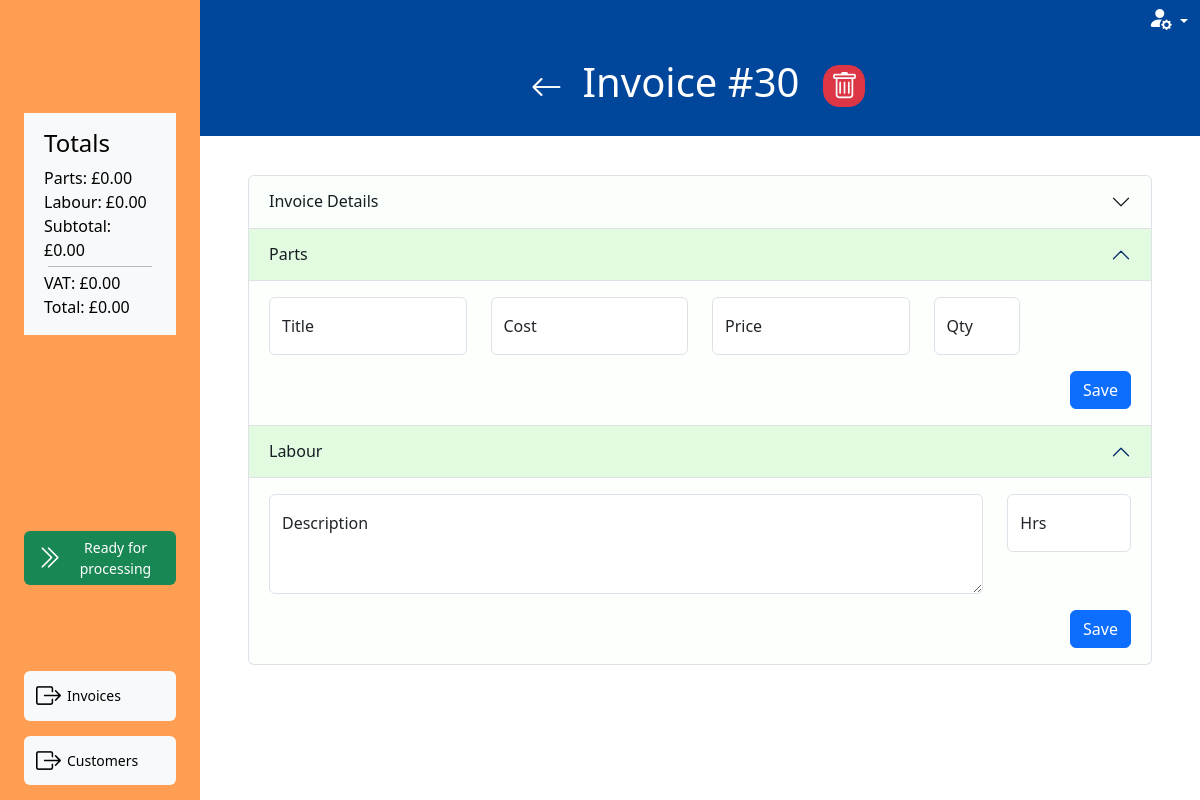
/invoices/invoice_select/a67818a710d0, run on an earlier commit of the app's database.
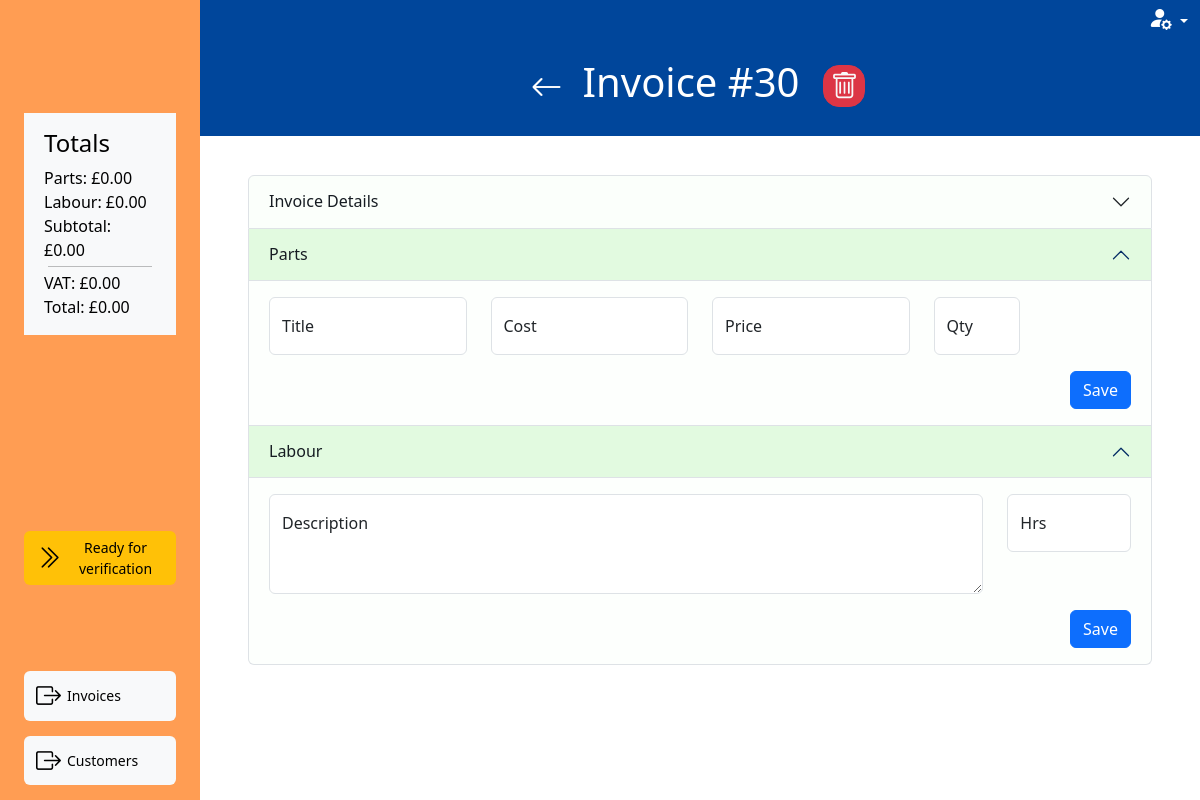
And on a later commit of the database.
### invoice/views.py (the view)
# urls.py: path('invoice_select/<slug:slug>', views.invoice_summary, name='invoice_summary'),
def invoice_summary(request, slug):
    invoice = get_object_or_404(Invoice, slug=slug)
    invoice_form = InvoiceForm(instance=invoice)
    parts = Part.objects.filter(invoice=invoice.id)
    part_formset = PartFormSet(queryset=parts, instance=invoice, prefix='parts')
    part_formset.helper = BasePartFormSetHelper()
    labour = Labour.objects.filter(invoice=invoice.id)
    labour_formset = LabourFormSet(queryset=labour, instance=invoice, prefix='labour')
    labour_formset.helper = BaseLabourFormSetHelper()
    if request.method == 'POST':
        if 'parts-TOTAL_FORMS' in request.POST:
            part_formset = PartFormSet(request.POST, queryset=parts, instance=invoice, prefix='parts')
            if part_formset.is_valid():
                instances = part_formset.save(commit=False)
                for form in part_formset:
                    if form.cleaned_data.get('DELETE'):
                        instance=form.instance
                        instance.delete()
                    else:
                        part_formset.save()
                messages.success(request, 'Parts changes saved successfully.')
                return redirect('invoice_summary', slug=slug)
            else:
                messages.error(request, 'Parts form validation failed. Please check your input.')
                return redirect(reverse('invoice_summary', args=[invoice.slug]))
        elif 'labour-TOTAL_FORMS' in request.POST:
            labour = Labour.objects.filter(invoice=invoice.id)
            labour_formset = LabourFormSet(request.POST, queryset=labour, instance=invoice, prefix='labour')
            if labour_formset.is_valid():
                instances = labour_formset.save(commit=False)
                for form in labour_formset:
                    if form.cleaned_data.get('DELETE'):
                        instance = form.instance
                        instance.delete()
                    else:
                        form.save()
                messages.success(request, 'Labour changes saved successfully.')
                return redirect('invoice_summary', slug=slug)
            else:
                messages.error(request, 'Labour form validation failed. Please check your input.')
                return redirect(reverse('invoice_summary', args=[invoice.slug]))
    else:
        part_formset = PartFormSet(queryset=parts, instance=invoice, prefix='parts')
        part_formset.helper = BasePartFormSetHelper()
        labour_formset = LabourFormSet(queryset=labour, instance=invoice, prefix='labour')
        labour_formset.helper = BaseLabourFormSetHelper()
    status_class_map = {
        1: 'light',
        2: 'success',
        3: 'warning',
        4: 'danger',
        5: 'light'
    }
    context = {
        'item': invoice,
        'previous_url': 'invoice_list',
        'part_formset': part_formset,
        'labour_formset': labour_formset,
        'parts_list': parts,
        'labour_list': labour,
        'edit_invoice_form': invoice_form,
        'status_class_map': status_class_map,
        'available_status_map': available_status_full_dict_map
    }
    return render(request, 'invoice/invoice_summary.html', context)

### customer/models.py (called while the page is built)
    def __str__(self):
        return self.name

    def __str__(self):
        return self.registration

### invoice/context_processors.py (called while the page is built)
def user_creds(request):
    return {
        'Mechanic': request.user.groups.filter(name='Mechanic').exists(),
        'Accounts': request.user.groups.filter(name='Accounts').exists(),
        'Foreman': request.user.groups.filter(name='Foreman').exists(),
    }

### invoice/forms.py (called while the page is built, shortened)
def add_or_edit_path(slug, type):
    if slug:
        path = reverse('edit_'+type, args=[slug])
    else:
        path = reverse('create_'+type)
    return path

def add_or_edit_modal(slug, type, layout):
    if slug:
        layout
    return  layout

    def create_option(self, name, value, label, selected, index, subindex=None, attrs=None):
        option = super().create_option(
            name, value, label, selected, index, subindex=subindex, attrs=attrs)
        try:
            instance = self.choices.queryset.get(pk=value.value)
            option_fk = instance.customer.id
            if option_fk:
                option['attrs']['class'] = option_fk
        except:
            option['attrs']['class'] = 'no_customer'
        return option

### invoice/templates/invoice/invoice_summary.html (shortened to what the changed rows need)
{% extends "base_dashboard.html" %}
{% load static %}
{% load crispy_forms_tags %}
{% load custom_tags %}
{% block css %}
{{block.super}}
<link rel="stylesheet" href="{% static 'invoice/css/invoice.css' %}">
{% endblock %}
{% block page_heading %}Invoice #{{item.id}}{% endblock %}
{% block side_menu_action_items %}
<form action="{% url 'invoice_list' %}" method="POST" id="invoice_change_status">
    {% with available_status=item.status|get_dict_value:available_status_map %}
        {% for key, desc in available_status.items %}
            {% if key < item.status %}
            {% else %}
            <button type="submit" name="status" value="{{key}}"
                class="btn btn-{{ item.status|get_dict_value:status_class_map }} side-menu-link">
                <i class="bi bi-chevron-double-right"></i>{{desc}}
            </button>
            {% endif %}
        {% endfor %}
    {% endwith %}
</form>
{% endblock side_menu_action_items %}
{% block dashboard_content %}
{% if item.status < 5 %}
<div class="invoice-container mb-5">
    <div class="accordion mb-4" id="invoice-accordion">
        <div class="accordion-item">
            <h2 class="accordion-header">
                <button class="accordion-button collapsed" type="button" data-bs-toggle="collapse"
                    data-bs-target="#invoice-accordion-collapseOne" aria-expanded="true"
                    aria-controls="invoice-accordion-collapseOne">
                    Invoice Details
                </button>
            </h2>
        </div>
        <div class="accordion-item">
            <h2 class="accordion-header">
                <button class="accordion-button" type="button" data-bs-toggle="collapse"
                    data-bs-target="#panelsStayOpen-collapseTwo" aria-expanded="true"
                    aria-controls="panelsStayOpen-collapseTwo">
                    Parts
                </button>
            </h2>
        </div>
        <div class="accordion-item">
            <h2 class="accordion-header">
                <button class="accordion-button" type="button" data-bs-toggle="collapse"
                    data-bs-target="#panelsStayOpen-collapseThree" aria-expanded="false"
                    aria-controls="panelsStayOpen-collapseThree">
                    Labour
                </button>
            </h2>
        </div>
    </div>
</div>
{% else %}
{% include 'includes/invoice_complete.html'%}
{% endif %}
{% endblock %}

What changed in the data, as far as the page shows it:
changed Invoice id 30: status 2 → 3 (drawn)
Also different on the page:
new list line: "Ready for verification"
list line gone: "Ready for processing"
